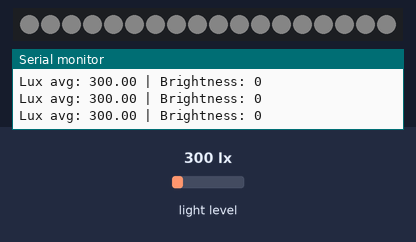
A sketch run on a simulated ESP32. Shown: 18 RGB LEDs in strip order, left to right, the last lines printed to the serial monitor. The inputs (shaded band) are chosen by the test bench; at power-on: light level 300 lx. Dim RGB values are drawn brighter than linear.

Above: at 2.1 s.
At 36.1 s:
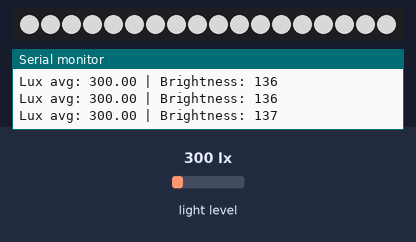

The sketch:

esp32_malaisestation_beleuchtungssteuerung.ino
```cpp
#include <Wire.h>
#include <Adafruit_VEML7700.h>
#include <Adafruit_NeoPixel.h>

#define SDA_PIN 8
#define SCL_PIN 9
#define LED_PIN 3
#define NUM_LEDS 18

#define LUX_OFF_THRESHOLD 30.0
#define LUX_MAX 600.0

#define MIN_PERCENT 25.0
#define MAX_PERCENT 80.0

#define SAMPLE_INTERVAL 200
#define CONTROL_INTERVAL 2000
#define OFF_DELAY 3000
#define MAX_STEP 8   // etwas schneller anpassen

Adafruit_VEML7700 veml = Adafruit_VEML7700();
Adafruit_NeoPixel pixels(NUM_LEDS, LED_PIN, NEO_GRB + NEO_KHZ800);

float luxBuffer[25];
int luxIndex = 0;
bool bufferFilled = false;

float avgLux = 0;
int brightness = 0;

unsigned long lastSample = 0;
unsigned long lastControl = 0;
unsigned long belowThresholdSince = 0;

void setup() {
  Serial.begin(115200);
  Wire.begin(SDA_PIN, SCL_PIN);

  if (!veml.begin()) {
    Serial.println("VEML7700 nicht gefunden!");
    while (1);
  }

  pixels.begin();
  pixels.clear();
  pixels.show();

  Serial.println("System gestartet");
}

void loop() {

  unsigned long now = millis();

  // ===== MESSUNG =====
  if (now - lastSample >= SAMPLE_INTERVAL) {
    lastSample = now;

    float lux = veml.readLux();

    luxBuffer[luxIndex++] = lux;
    if (luxIndex >= 25) {
      luxIndex = 0;
      bufferFilled = true;
    }

    int count = bufferFilled ? 25 : luxIndex;
    float sum = 0;
    for (int i = 0; i < count; i++) sum += luxBuffer[i];
    avgLux = sum / count;

    Serial.print("Lux avg: ");
    Serial.print(avgLux, 2);
    Serial.print(" | Brightness: ");
    Serial.println(brightness);
  }

// ===== REGELUNG =====
if (now - lastControl >= CONTROL_INTERVAL) {
  lastControl = now;

  int targetBrightness = 0;

  if (avgLux <= LUX_OFF_THRESHOLD) {

    if (belowThresholdSince == 0)
      belowThresholdSince = now;

    if (now - belowThresholdSince >= OFF_DELAY)
      targetBrightness = 0;

  } else {

    belowThresholdSince = 0;

    if (avgLux > LUX_MAX)
      avgLux = LUX_MAX;

    float percent = MAX_PERCENT -
      ((avgLux - LUX_OFF_THRESHOLD) /
      (LUX_MAX - LUX_OFF_THRESHOLD)) *
      (MAX_PERCENT - MIN_PERCENT);

    targetBrightness = (percent / 100.0) * 255.0;
  }

  // weiche Anpassung
  if (targetBrightness > brightness)
    brightness += min(MAX_STEP, targetBrightness - brightness);
  else
    brightness -= min(MAX_STEP, brightness - targetBrightness);

  updateLEDs();
}
}

void updateLEDs() {
  for (int i = 0; i < NUM_LEDS; i++) {
    pixels.setPixelColor(i, pixels.Color(brightness, brightness, brightness));
  }
  pixels.show();
}
```
